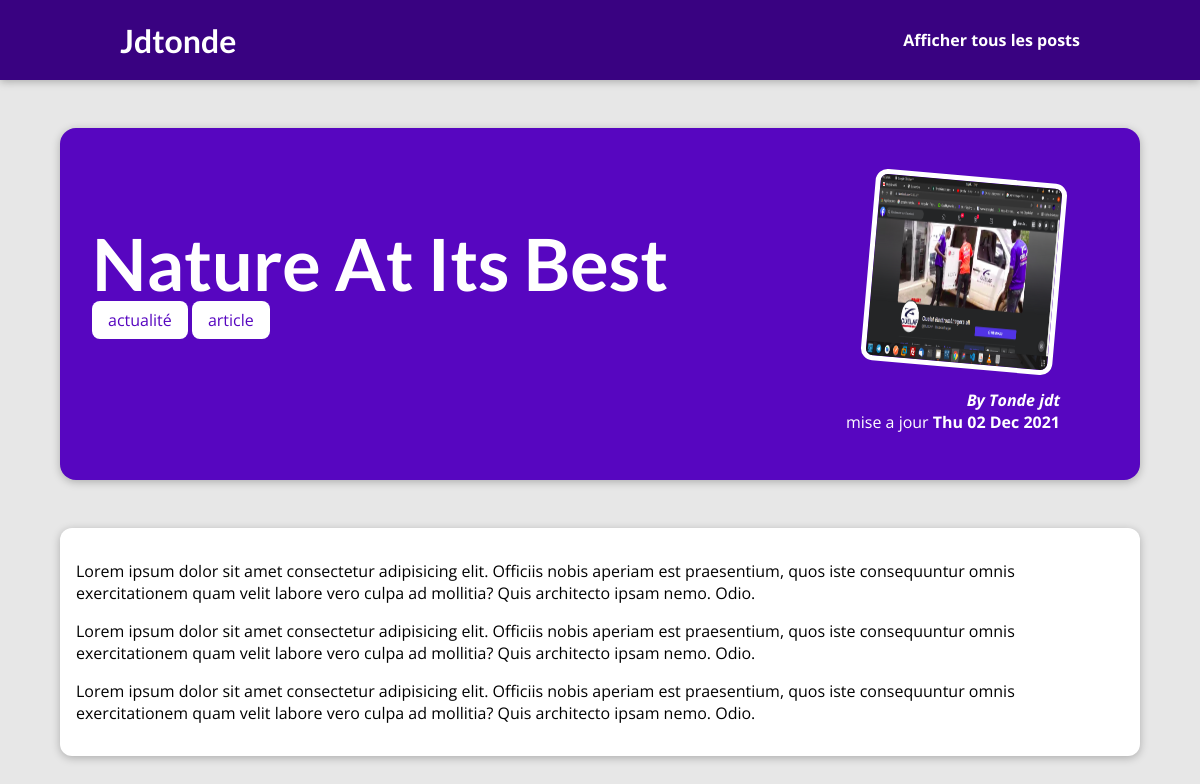
/post/nature-its-best, run on the app's committed database.
### blog/models.py (models this page shows, shortened)
class Post(models.Model):
    title=models.CharField(max_length=110)
    excerpt=models.CharField(max_length=200)
    imageName=models.CharField(max_length=100)
    date=models.DateField(auto_now=True)
    slug=models.SlugField(unique=True, db_index=True)
    content=models.TextField(validators=[MinLengthValidator(10)])
    author=models.ForeignKey(Author, on_delete=models.SET_NULL, null=True, related_name="posts")
    tag=models.ManyToManyField(Tag)

class Tag(models.Model):
    caption=models.CharField(max_length=25)

class Author(models.Model):
    first_name=models.CharField(max_length=100)
    last_name=models.CharField(max_length=100)
    email=models.EmailField()
    def nom_complet(self):
        return f"{self.first_name} {self.last_name}"
    def __str__(self):
        return self.nom_complet()

### blog/views.py (the view)
# urls.py: path("post/<slug:slug>",views.slug, name="slug")
def slug(request, slug):
    identified_post = get_object_or_404(Post, slug=slug)
    return render(request, 'blog/post-details.html', {
        "post": identified_post,
        "post_tags": identified_post.tag.all()
    })

### blog/templates/blog/post-details.html (shortened to what this page needs)
{% extends 'model.html' %}
{% load static %}
{% block css %}
<link rel="stylesheet" href="{% static 'blog/post-details.css' %}">
{% endblock css %}
{% block content %}
    <section id="summary">
        <h2>
          {{post.title}}
        </h2>
        <div>
        {% for tag in post_tags %}
        <span class="tag">{{tag.caption}}</span>
        {% endfor %}
        </div>
        <article>
        <img src="{% static "blog/images/"|add:post.imageName" %}" alt="{{post.title}}">
        <address>By <a href="mailto:{{post.author.email }}"> {{post.author}} </a> </address>
        <div>
        mise a jour <time> {{post.date |date:"D d M Y" }} </time>
        </div>
        </article>
    </section>
    <main>
    {{post.content|linebreaks}}
    </main>
{% endblock content %}

### static/app.css (style rules this page uses)
* { box-sizing: border-box; }
html { font-family: 'Open Sans', 'Lato', sans-serif; }
body { margin: 0; }
h1, h2, h3 { font-family: 'Lato', sans-serif; font-weight: bold; }

### blog/static/blog/post-details.css (style rules this page uses)
body { background-color: #e7e7e7; }
#summary { margin: 8rem auto 3rem auto; padding: 2rem; width: 90%; max-width: 90rem; border-radius: 16px; background-color: #5706c0; position: relative; box-shadow: 0 2px 8px rgba(0, 0, 0, 0.25); height: 22rem; }
#summary h2 { color: white; font-size: 4.5rem; margin-bottom: 0.2rem; }
#summary article { position: absolute; top: 2rem; right: 3rem; padding: 1rem 2rem; border-radius: 12px; text-align: right; color: white; }
#summary article img { width: 12rem; height: 12rem; border-radius: 12px; transform: rotateZ(5deg); border: 5px solid white; margin-bottom: 1rem; }
#summary address { font-weight: bold; }
#summary a { color: white; text-decoration: none; }
#summary time { font-weight: bold; }
main { width: 90%; max-width: 90rem; margin: 3rem auto; background-color: white; padding: 1rem; border-radius: 12px; box-shadow: 0 2px 8px rgba(0, 0, 0, 0.25); }
.tag { background-color: white; color: #5706c0; padding: .5rem 1rem; border-radius: 8px; }

### data on the page
Post: title "Nature At Its Best", imageName (picture), author "Tonde jdt", date "Thu 02 Dec 2021", content "Lorem ipsum dolor sit amet consectetur adipisicing elit. Officiis nobis aperiam est praesentium, quos iste consequuntur omnis exercitationem quam velit labore vero culpa ad mollitia? Quis architecto ipsam nemo. Odio. Lorem ipsum dolor sit amet consectetur adipisicing elit. Officiis nobis aperiam est praesentium, quos iste consequuntur omnis exercitationem quam velit labore vero culpa ad mollitia? Quis architecto ipsam nemo. Odio. Lorem ipsum dolor sit amet consectetur adipisicing elit. Officiis nobis aperiam est praesentium, quos iste consequuntur omnis exercitationem quam velit labore vero culpa ad mollitia? Quis architecto ipsam nemo. Odio."
Tag: caption "actualité"
Tag: caption "article"
